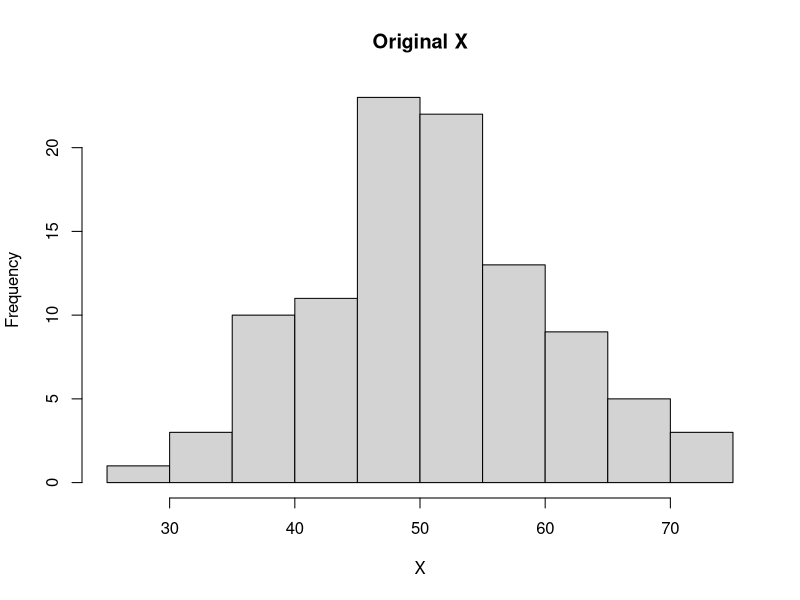
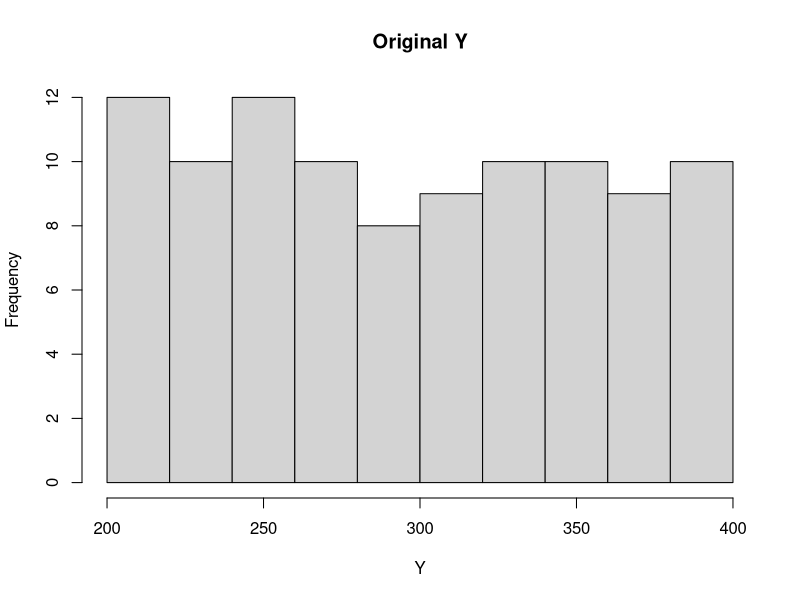
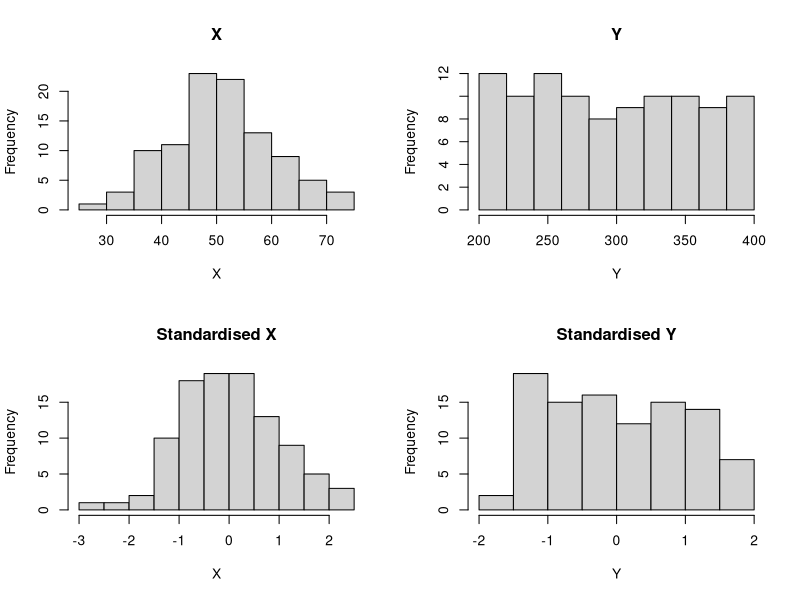
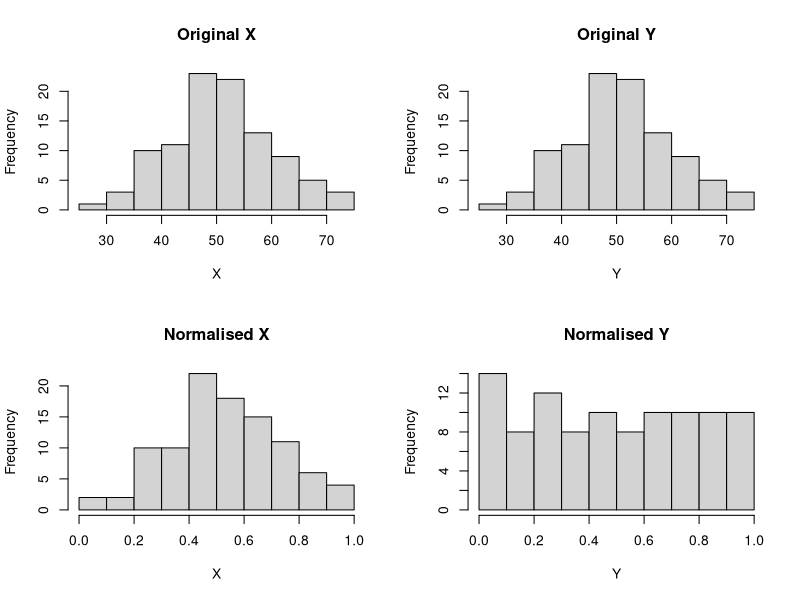
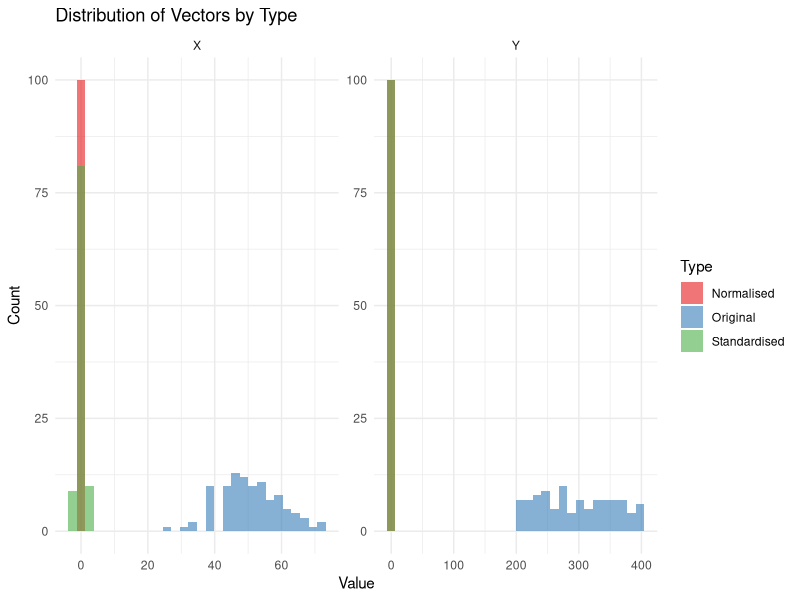
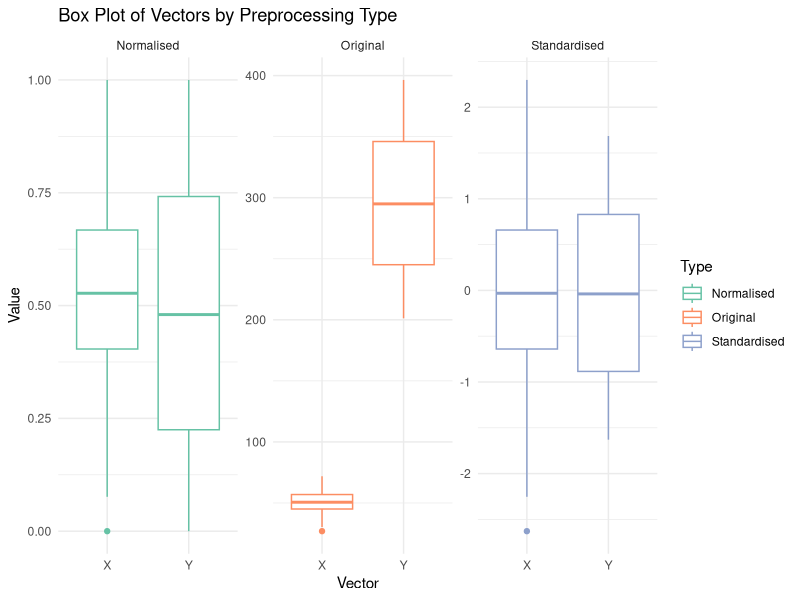

R code for these plots, in order:
# ----- B1705 Week 5 | Standardisation and Normalisation | 14.02.2024 -----
# ----- PRE-LECTURE WORK -----

# Standardisation; This gives a mean of 0 and SD of 1 for each variable.
# Normalisation; the scales each variable to a range between 0 and 1.

# ----- 1. Standardisation -----
rm(list=ls())

set.seed(123) # Ensure reproducibility

# Generate synthetic data
data <- data.frame(
  X = rnorm(100, mean = 50, sd = 10), # Normally distributed data
  Y = runif(100, min = 200, max = 400) # Uniformly distributed data
)

# Original Data
hist(data$X, main = "Original X", xlab = "X")
hist(data$Y, main = "Original Y", xlab = "Y")

# We can standardise the data by using the scale() function. 
# This gives a mean of 0 and SD of 1 for each variable.
library(psych)
# Standardise data
data_standardised <- as.data.frame(scale(data))
# Summary to verify standardisation
describe(data_standardised) # using the psych library

# Plotting
par(mfrow = c(2, 2))

# Original Data
hist(data$X, main = "X", xlab = "X")
hist(data$Y, main = "Y", xlab = "Y")

# Standardised Data
hist(data_standardised$X, main = "Standardised X", xlab = "X")
hist(data_standardised$Y, main = "Standardised Y", xlab = "Y")

# ----- 2. Normalisation -----
# We can also normalise the original data. This scales each variable to a range between 0 and 1
# Normalize data function
normalise <- function(x) {
  (x - min(x)) / (max(x) - min(x))
}

# Apply normalisation
data_normalised <- as.data.frame(lapply(data, normalise))

# Summary to verify normalisation
describe(data_normalised)

# Plotting
par(mfrow = c(2, 2))

# Original Data
hist(data$X, main = "Original X", xlab = "X")
hist(data$X, main = "Original Y", xlab = "Y")

# Normalised Data
hist(data_normalised$X, main = "Normalised X", xlab = "X")
hist(data_normalised$Y, main = "Normalised Y", xlab = "Y")

# ----- 3. Further Visualisations -----

library(ggplot2)
library(reshape)
# Add a 'Type' column to each dataset
data$Type <- 'Original'
data_standardised$Type <- 'Standardised'
data_normalised$Type <- 'Normalised'

# Combine the datasets
combined_data <- rbind(data, data_standardised, data_normalised)

# Melt the combined data for ggplot2
library(reshape2)
data_melted <- melt(combined_data, id.vars = 'Type', variable.name = 'Vector', value.name = 'Value')

# Distribution plots
ggplot(data_melted, aes(x = Value, fill = Type)) + 
  geom_histogram(alpha = 0.6, position = "identity", bins = 30) + 
  facet_wrap(~Vector, scales = 'free') + 
  theme_minimal() + 
  scale_fill_brewer(palette = "Set1") + 
  labs(title = "Distribution of Vectors by Type", x = "Value", y = "Count")

# Box plots
ggplot(data_melted, aes(x = Vector, y = Value, color = Type)) + 
  geom_boxplot() + 
  facet_wrap(~Type, scales = 'free') + 
  theme_minimal() + 
  scale_color_brewer(palette = "Set2") + 
  labs(title = "Box Plot of Vectors by Preprocessing Type", x = "Vector", y = "Value")

# ----- LECTURE WORK -----
